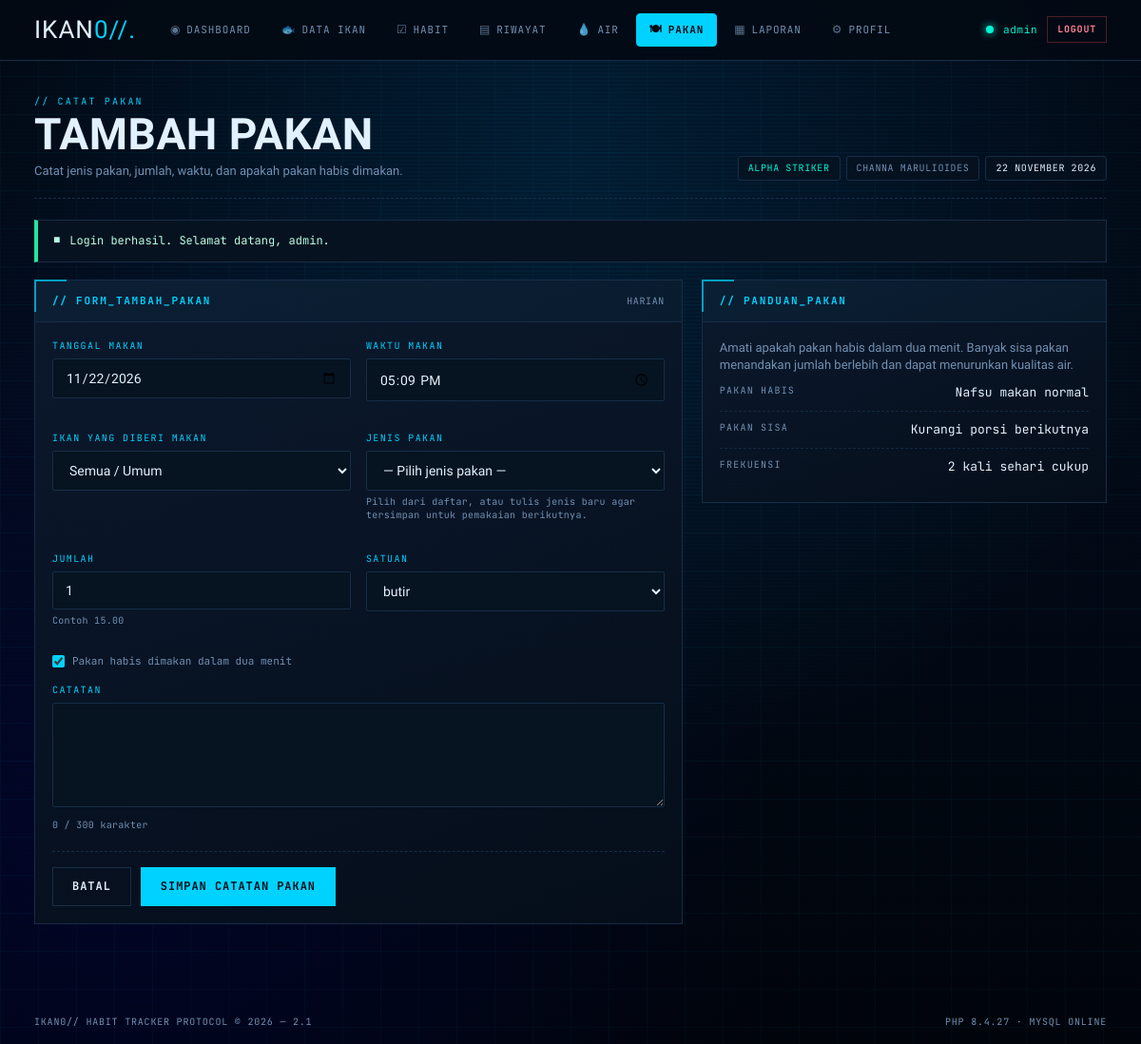
/pakan/tambah.php (signed in), run on the app's committed database.
### tables this page shows
CREATE TABLE IF NOT EXISTS `users` (
  `id`         INT AUTO_INCREMENT PRIMARY KEY,
  `username`   VARCHAR(50)  NOT NULL UNIQUE,
  `password`   VARCHAR(255) NOT NULL,
  `nama_ikan`  VARCHAR(60)  NOT NULL DEFAULT 'Ikan Cupang Alpha',
  `jenis_ikan` VARCHAR(60)  NOT NULL DEFAULT 'Betta splendens',
  `created_at` TIMESTAMP    DEFAULT CURRENT_TIMESTAMP
);

### includes/auth.php (called while the page is built, shortened)
<?php
require_once __DIR__ . '/koneksi.php';
function current_user(): ?array
{
    return [
        'id'         => (int)$_SESSION['user_id'],
        'username'   => $_SESSION['username']    ?? 'Admin',
        'nama_ikan'  => $_SESSION['nama_ikan']   ?? 'Ikan Tanpa Nama',
        'jenis_ikan' => $_SESSION['jenis_ikan']  ?? 'Spesies tidak diketahui',
    ];
}
function sinkron_user_database(): void
{
    $id  = (int)$_SESSION['user_id'];
    $row = db_row(
        "SELECT id, username, nama_ikan, jenis_ikan FROM users WHERE id = ? LIMIT 1",
        'i',
        [$id]
    );
}
sinkron_user_database();
$theme_mode = $_COOKIE['ikan_theme'] ?? 'abyss-dark';

### includes/koneksi.php (called while the page is built, shortened)
<?php
$conn             = @new mysqli(DB_HOST, DB_USER, DB_PASS, DB_NAME);
$db_connected     = true;
if ($conn->connect_error) {
    $db_connected     = false;
    $db_error_message = $conn->connect_error;
    error_log('[IKAN] Koneksi database gagal: ' . $conn->connect_error);
} else {
    $conn->set_charset('utf8mb4');
}
function db_tipe($nilai): string
{
    if (is_int($nilai) || is_bool($nilai)) {
        return 'i';
    }
    return 's';
}
function db_jalankan(string $sql, array $params = [])
{
    global $conn, $db_connected;
    $stmt = $conn->prepare($sql);
    $tipe = '';
    foreach ($params as $nilai) {
        $tipe .= db_tipe($nilai);
    }
    $stmt->bind_param($tipe, ...array_values($params));
    if (!$stmt->execute()) {
        error_log('[IKAN] Eksekusi gagal: ' . $stmt->error . ' | ' . $sql);
        return false;
    }
    if ($stmt->field_count > 0) {
        $hasil = $stmt->get_result();
        return $hasil;
    }
    return $stmt;
}
function db_row(string $sql, string $types = '', array $params = []): ?array
{
    $hasil = db_jalankan($sql, $params);
    $row = $hasil->fetch_assoc();
    return $row ?: null;
}

### includes/functions.php (called while the page is built, shortened)
<?php
function e($teks): string
{
    return htmlspecialchars((string)$teks, ENT_QUOTES, 'UTF-8');
}
function take_flash(): ?array
{
    $flash = $_SESSION['flash'];
    return $flash;
}
function nama_bulan(int $bulan): string
{
    $bulan_indonesia = [
        1 => 'Januari', 'Februari', 'Maret', 'April', 'Mei', 'Juni',
        'Juli', 'Agustus', 'September', 'Oktober', 'November', 'Desember'
    ];
    return $bulan_indonesia[$bulan] ?? '';
}
function tanggal_indonesia(string $tanggal): string
{
    $ts = strtotime($tanggal);
    return date('j', $ts) . ' ' . nama_bulan((int)date('n', $ts)) . ' ' . date('Y', $ts);
}
function daftar_satuan(): array
{
    return ['butir', 'gram', 'sendok', 'ml', 'ekor', 'keping'];
}

### pakan/form_fields.php (the view, shortened to what this page needs)
<?php
$satuan_manual = $input['satuan'] !== '' && !in_array($input['satuan'], $satuan_pilihan, true);
?>
<div class="form-grid">
  <div class="form-row">
    <label class="form-label" for="tanggal">TANGGAL MAKAN</label>
    <input class="form-input" type="date" id="tanggal" name="tanggal"
           value="<?= e($input['tanggal']) ?>" required>
  </div>
  <div class="form-row">
    <label class="form-label" for="waktu">WAKTU MAKAN</label>
    <input class="form-input" type="time" id="waktu" name="waktu"
           value="<?= e($input['waktu']) ?>" required>
  </div>
  <div class="form-row">
    <label class="form-label" for="fish_id">IKAN YANG DIBERI MAKAN</label>
    <select class="form-select" id="fish_id" name="fish_id">
      <option value="">Semua / Umum</option>
    </select>
  </div>
  <div class="form-row">
    <label class="form-label" for="jenis_pakan_pilih">JENIS PAKAN</label>
    <select class="form-select" id="jenis_pakan_pilih" name="jenis_pakan_pilih">
      <option value="">— Pilih jenis pakan —</option>
    </select>
    <div class="form-hint">Pilih dari daftar, atau tulis jenis baru agar tersimpan untuk pemakaian berikutnya.</div>
  </div>
  <div class="form-row">
    <label class="form-label" for="jumlah">JUMLAH</label>
    <input class="form-input" type="number" step="0.01" min="0.01"
           id="jumlah" name="jumlah" value="<?= e($input['jumlah']) ?>" required>
    <div class="form-hint">Contoh 15.00</div>
  </div>
  <div class="form-row">
    <label class="form-label" for="satuan_pilih">SATUAN</label>
    <select class="form-select" id="satuan_pilih" name="satuan_pilih">
      <?php foreach ($satuan_pilihan as $st) { ?>
        <option value="<?= e($st) ?>" <?= (!$satuan_manual && $input['satuan'] === $st) ? 'selected' : '' ?>>
          <?= e($st) ?>
        </option>
      <?php } ?>
    </select>
  </div>
</div>
<div class="form-row">
  <label class="auth-check" style="margin:12px 0;">
    <input type="checkbox" name="habis" value="1" <?= $input['habis'] === '1' ? 'checked' : '' ?>>
    <span>Pakan habis dimakan dalam dua menit</span>
  </label>
</div>
<div class="form-row">
  <label class="form-label" for="catatan">CATATAN</label>
  <textarea class="form-textarea" id="catatan" name="catatan" maxlength="300" rows="3"
            data-counter="hitungCatatanPakan"><?= e($input['catatan']) ?></textarea>
  <div class="form-hint" id="hitungCatatanPakan">0 / 300 karakter</div>
</div>

### includes/header.php (shortened to what this page needs)
<?php
require_once __DIR__ . '/auth.php';
require_once __DIR__ . '/functions.php';
$user         = current_user();
$page_title   = $page_title   ?? APP_NAME;
$active       = $active       ?? '';
$page_eyebrow = $page_eyebrow ?? 'IKAN// PROTOCOL';
$page_desc    = $page_desc    ?? '';
$flash        = take_flash();
$menu = [
    'dashboard' => ['label' => 'DASHBOARD',  'url' => 'index.php',        'icon' => '◉'],
    'ikan'      => ['label' => 'DATA IKAN',  'url' => 'ikan/index.php',   'icon' => '🐟'],
    'habit'     => ['label' => 'HABIT',      'url' => 'habit/index.php',  'icon' => '☑'],
    'log'       => ['label' => 'RIWAYAT',    'url' => 'log/index.php',    'icon' => '▤'],
    'air'       => ['label' => 'AIR',        'url' => 'air/index.php',    'icon' => '💧'],
    'pakan'     => ['label' => 'PAKAN',      'url' => 'pakan/index.php',  'icon' => '🍽'],
    'laporan'   => ['label' => 'LAPORAN',    'url' => 'laporan.php',      'icon' => '▦'],
    'profil'    => ['label' => 'PROFIL',     'url' => 'profil.php',       'icon' => '⚙'],
];
?>
<!DOCTYPE html>
<html lang="id">
<head>
  <link rel="stylesheet" href="<?= BASE_URL ?>assets/css/style.css">
  <link rel="stylesheet" href="<?= BASE_URL ?>assets/css/pages.css">
</head>
<body class="page-inner <?= $theme_mode === 'mint-cyan' ? 'theme-mint' : '' ?>">
  <div class="grid-bg"></div>
  <div class="scanlines"></div>
  <header class="shell-topbar">
    <div class="shell-wrap">
      <a class="shell-brand" href="<?= BASE_URL ?>index.php">
        IKAN<span class="accent">0//.</span>
      </a>
      <nav class="shell-nav">
        <?php foreach ($menu as $kunci => $item) { ?>
          <a href="<?= BASE_URL . $item['url'] ?>"
             class="shell-nav-link <?= $active === $kunci ? 'is-active' : '' ?>">
            <span class="nav-icon"><?= $item['icon'] ?></span>
            <?= $item['label'] ?>
          </a>
        <?php } ?>
      </nav>
      <div class="shell-user">
        <span class="db-dot <?= $db_connected ? 'on' : 'off' ?>"
              title="<?= $db_connected ? 'MySQL terhubung' : 'MySQL mati - mode demo' ?>"></span>
        <span class="user-name"><?= e($user['username']) ?></span>
        <a class="btn-mini danger" href="<?= BASE_URL ?>logout.php"
           onclick="return confirm('Keluar dari sistem?');">LOGOUT</a>
      </div>
    </div>
  </header>
  <main class="shell-wrap shell-main">
    <div class="page-head">
      <div>
        <span class="eyebrow">// <?= e($page_eyebrow) ?></span>
        <h1 class="page-title"><?= e($page_title) ?></h1>
        <?php if ($page_desc !== '') { ?>
          <p class="page-desc"><?= e($page_desc) ?></p>
        <?php } ?>
      </div>
      <div class="page-head-meta">
        <span class="meta-chip"><?= e($user['nama_ikan']) ?></span>
        <span class="meta-chip dim"><?= e($user['jenis_ikan']) ?></span>
        <span class="meta-chip mono"><?= tanggal_indonesia(date('Y-m-d')) ?></span>
      </div>
    </div>
    <?php if ($flash) { ?>
      <div class="flash flash-<?= e($flash['tipe']) ?>">
        <span class="flash-mark">■</span>
        <?= e($flash['pesan']) ?>
      </div>
    <?php } ?>

### assets/css/style.css (style rules this page uses)
:root { --bg-color: #030811; --bg-surface: #071220; --bg-surface-2: #0c1a2e; --border-color: #172d47; --brand-blue: #00d2ff; --brand-blue-hover: #38bdf8; --brand-blue-glow: rgba(0, 210, 255, 0.45); --brand-cyan: #00f5d4; --brand-lime: #52e5ff; --brand-yellow: #38bdf8; --text-main: #e2f1ff; --text-muted: #7290b2; --text-dark: #020b17; --font-display: 'Teko', sans-serif; --font-mono: 'JetBrains Mono', monospace; --font-body: 'Chakra Petch', sans-serif; }
*, *::before, *::after { box-sizing: border-box; margin: 0; padding: 0; }
body { background-color: var(--bg-color); background: radial-gradient(circle at 50% 15%, rgba(0, 119, 182, 0.22) 0%, transparent 60%), radial-gradient(circle at 10% 80%, rgba(3, 4, 94, 0.35) 0%, transparent 50%), linear-gradient(180deg, #020712 0%, #030b18 40%, #01040a 100%); background-attachment: fixed; color: var(--text-main); font-family: var(--font-body); min-height: 100vh; overflow-x: hidden; position: relative; line-height: 1.4; -webkit-font-smoothing: antialiased; }
.grid-bg { position: fixed; inset: 0; background-size: 40px 40px; background-image: linear-gradient(to right, rgba(0, 210, 255, 0.04) 1px, transparent 1px), linear-gradient(to bottom, rgba(0, 210, 255, 0.04) 1px, transparent 1px); pointer-events: none; z-index: 0; }
.scanlines { position: fixed; inset: 0; background: linear-gradient(rgba(0, 30, 60, 0) 50%, rgba(0, 10, 25, 0.35) 50%); background-size: 100% 4px; pointer-events: none; z-index: 1; opacity: 0.6; }

### data on the page
users: username "admin", nama_ikan "ALPHA STRIKER", jenis_ikan "CHANNA MARULIOIDES"

### other printed values
$item['icon'] "◉"
$item['label'] "DASHBOARD"
$item['icon'] "🐟"
$item['label'] "DATA IKAN"
$item['icon'] "☑"
$item['label'] "HABIT"
$item['icon'] "▤"
$item['label'] "RIWAYAT"
$item['icon'] "💧"
$item['label'] "AIR"
$item['icon'] "🍽"
$item['label'] "PAKAN"
$item['icon'] "▦"
$item['label'] "LAPORAN"
$item['icon'] "⚙"
